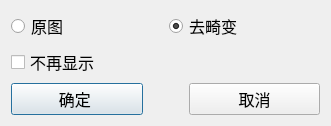
<?xml version="1.0" encoding="UTF-8"?>
<ui version="4.0">
 <class>SaveGuiClass</class>
 <widget class="QDialog" name="SaveGuiClass">
  <property name="geometry">
   <rect>
    <x>0</x>
    <y>0</y>
    <width>331</width>
    <height>104</height>
   </rect>
  </property>
  <property name="font">
   <font>
    <family>新宋体</family>
    <pointsize>12</pointsize>
   </font>
  </property>
  <property name="windowTitle">
   <string>配置保存数据格式</string>
  </property>
  <layout class="QVBoxLayout" name="verticalLayout">
   <item>
    <layout class="QHBoxLayout" name="horizontalLayout">
     <item>
      <widget class="QRadioButton" name="radioButton_orgin">
       <property name="text">
        <string>原图</string>
       </property>
      </widget>
     </item>
     <item>
      <widget class="QRadioButton" name="radioButton_undistort">
       <property name="text">
        <string>去畸变</string>
       </property>
       <property name="checked">
        <bool>true</bool>
       </property>
      </widget>
     </item>
    </layout>
   </item>
   <item>
    <widget class="QCheckBox" name="checkBox_show">
     <property name="text">
      <string>不再显示</string>
     </property>
    </widget>
   </item>
   <item>
    <layout class="QHBoxLayout" name="horizontalLayout_2" stretch="1,0,1">
     <item>
      <widget class="QPushButton" name="pushButton_ok">
       <property name="text">
        <string>确定 </string>
       </property>
      </widget>
     </item>
     <item>
      <spacer name="horizontalSpacer">
       <property name="orientation">
        <enum>Qt::Horizontal</enum>
       </property>
       <property name="sizeHint" stdset="0">
        <size>
         <width>40</width>
         <height>20</height>
        </size>
       </property>
      </spacer>
     </item>
     <item>
      <widget class="QPushButton" name="pushButton_cancel">
       <property name="text">
        <string>取消</string>
       </property>
      </widget>
     </item>
    </layout>
   </item>
  </layout>
 </widget>
 <layoutdefault spacing="6" margin="11"/>
 <resources/>
 <connections/>
</ui>
